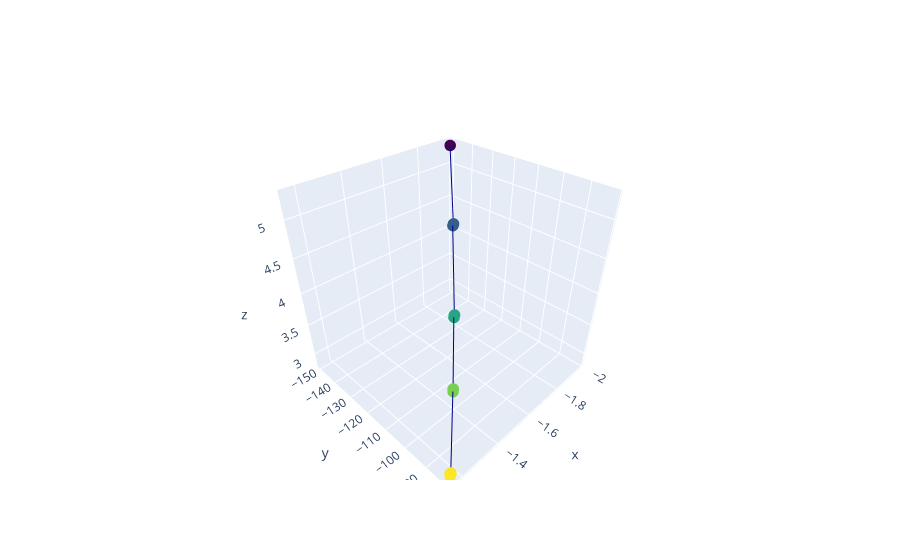

The code cell stored with this chart in its notebook:
### Code cell
import plotly.graph_objects as go
import pandas as pd
import numpy as np

fig = go.Figure(data=go.Scatter3d(
    x=p.y, y=p.z, z=p.x,
    marker=dict(
        size=4,
        color=p.z,
        colorscale='Viridis',
    ),
    line=dict(
        color='darkblue',
        width=2
    )
))

fig.show()

### Figure 1 — Plotly figure (JSON) as saved in the notebook; plotly's stock layout.template omitted (floating-point values rounded to 4 significant figures)
{"data": [{"line": {"color": "darkblue", "width": 2}, "marker": {"color": [-81.8, -82.25, -82.2, -95.8, -96.2, -96.25, -109.8, -110.2, -110.2, -129.8, -130.2, -149.8], "colorscale": [[0, "#440154"], [0.1111, "#482878"], [0.2222, "#3e4989"], [0.3333, "#31688e"], [0.4444, "#26828e"], [0.5556, "#1f9e89"], [0.6667, "#35b779"], [0.7778, "#6ece58"], [0.8889, "#b5de2b"], [1, "#fde725"]], "size": 4}, "type": "scatter3d", "x": [-1.159, -1.164, -1.167, -1.343, -1.348, -1.349, -1.517, -1.523, -1.526, -1.753, -1.761, -1.977], "y": [-81.8, -82.25, -82.2, -95.8, -96.2, -96.25, -109.8, -110.2, -110.2, -129.8, -130.2, -149.8], "z": [2.843, 2.861, 2.86, 3.339, 3.355, 3.355, 3.839, 3.85, 3.853, 4.552, 4.563, 5.275]}], "layout": {}}
